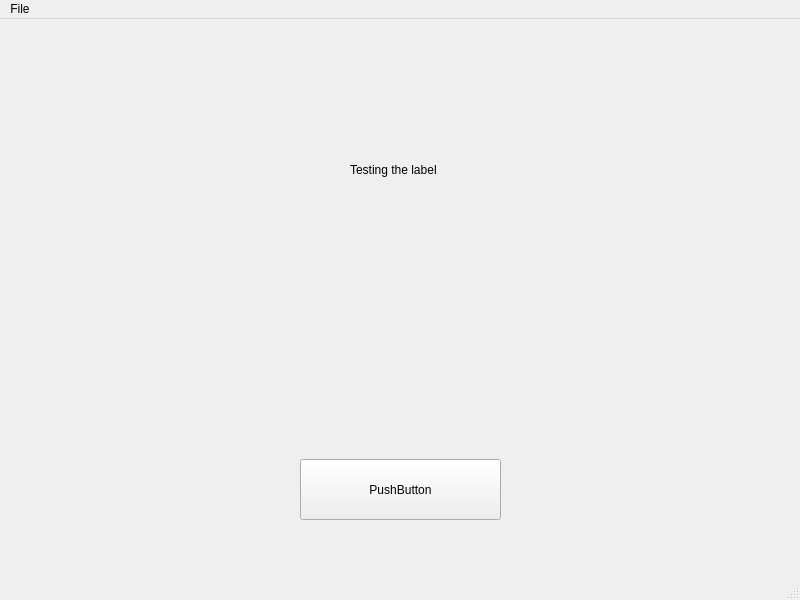
<?xml version="1.0" encoding="UTF-8"?>
<ui version="4.0">
 <class>MainWindow</class>
 <widget class="QMainWindow" name="MainWindow">
  <property name="geometry">
   <rect>
    <x>0</x>
    <y>0</y>
    <width>800</width>
    <height>600</height>
   </rect>
  </property>
  <property name="windowTitle">
   <string>MainWindow</string>
  </property>
  <widget class="QWidget" name="centralwidget">
   <widget class="QPushButton" name="testButton">
    <property name="enabled">
     <bool>true</bool>
    </property>
    <property name="geometry">
     <rect>
      <x>300</x>
      <y>440</y>
      <width>201</width>
      <height>61</height>
     </rect>
    </property>
    <property name="text">
     <string>PushButton</string>
    </property>
   </widget>
   <widget class="QLabel" name="testLabel">
    <property name="geometry">
     <rect>
      <x>350</x>
      <y>140</y>
      <width>121</width>
      <height>21</height>
     </rect>
    </property>
    <property name="text">
     <string>Testing the label</string>
    </property>
   </widget>
  </widget>
  <widget class="QMenuBar" name="menubar">
   <property name="geometry">
    <rect>
     <x>0</x>
     <y>0</y>
     <width>800</width>
     <height>25</height>
    </rect>
   </property>
   <widget class="QMenu" name="menuFile">
    <property name="title">
     <string>File</string>
    </property>
    <addaction name="separator"/>
    <addaction name="actionTest1"/>
   </widget>
   <addaction name="menuFile"/>
  </widget>
  <widget class="QStatusBar" name="statusbar"/>
  <action name="actionTest1">
   <property name="text">
    <string>Test1</string>
   </property>
  </action>
 </widget>
 <resources/>
 <connections/>
</ui>
